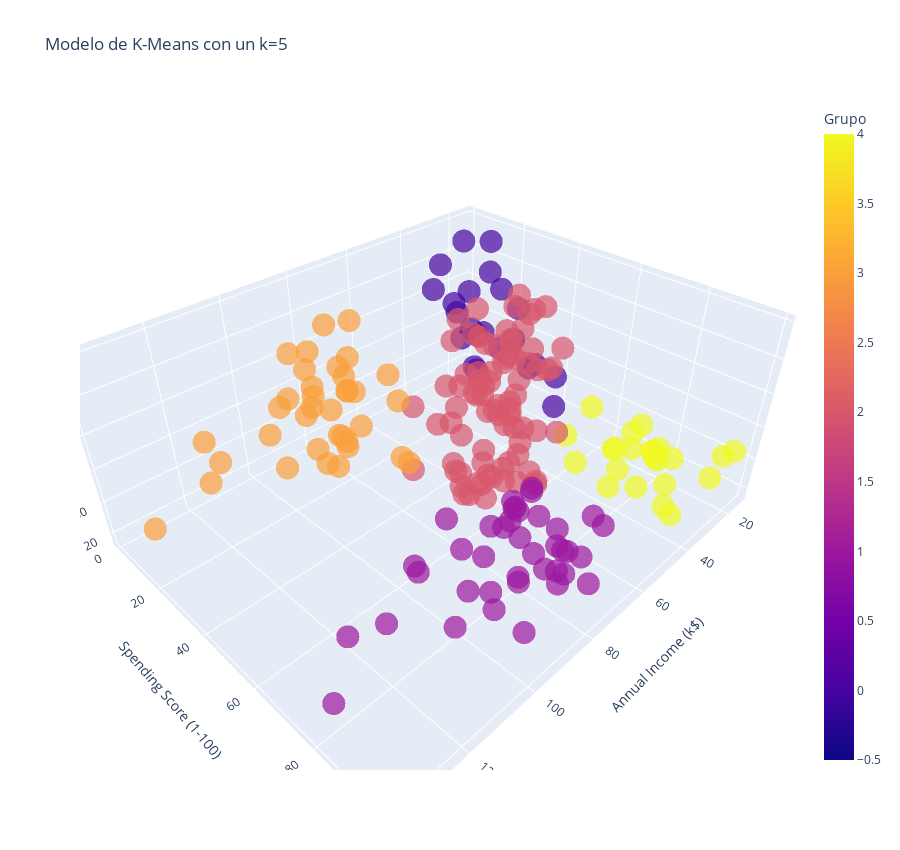

Source (notebook cell):
### Code cell
# Crear un modelo 3D de los datos agrupados

Grafica_3D = px.scatter_3d(Datos, x='Annual Income (k$)', y='Spending Score (1-100)', z='Age', color='Grupo', symbol='Grupo', symbol_map={0: 'circle', 1: 'circle', 2: 'circle', 3: 'circle', 4: 'circle', 5: 'circle'}, opacity=0.7, width=900, height=850, title=f'Modelo de K-Means con un k={5}', labels={'label': 'Cluster'}, color_discrete_map={})
Grafica_3D.update_layout(showlegend=False)

### Figure 1 — Plotly figure (JSON) as saved in the notebook; plotly's stock layout.template omitted (floating-point values rounded to 4 significant figures)
{"data": [{"hovertemplate": "Grupo=%{marker.color}<br>Annual Income (k$)=%{x}<br>Spending Score (1-100)=%{y}<br>Age=%{z}<extra></extra>", "legendgroup": "0", "marker": {"color": [0, 0, 0, 0, 0, 0, 0, 0, 0, 0, 0, 0, 0, 0, 0, 0, 0, 0, 0, 0, 0, 0, 0], "coloraxis": "coloraxis", "opacity": 0.7, "symbol": "circle"}, "mode": "markers", "name": "0", "scene": "scene", "showlegend": true, "type": "scatter3d", "x": [15, 16, 17, 18, 19, 19, 20, 20, 21, 23, 24, 25, 28, 28, 29, 30, 33, 33, 34, 37, 38, 39, 39], "y": [39, 6, 40, 6, 3, 14, 15, 13, 35, 29, 35, 5, 14, 32, 31, 4, 4, 14, 17, 26, 35, 36, 28], "z": [19, 20, 31, 35, 64, 67, 58, 37, 35, 52, 35, 46, 54, 45, 40, 60, 53, 49, 42, 36, 65, 48, 49]}, {"hovertemplate": "Grupo=%{marker.color}<br>Annual Income (k$)=%{x}<br>Spending Score (1-100)=%{y}<br>Age=%{z}<extra></extra>", "legendgroup": "4", "marker": {"color": [4, 4, 4, 4, 4, 4, 4, 4, 4, 4, 4, 4, 4, 4, 4, 4, 4, 4, 4, 4, 4, 4, 4], "coloraxis": "coloraxis", "opacity": 0.7, "symbol": "circle"}, "mode": "markers", "name": "4", "scene": "scene", "showlegend": true, "type": "scatter3d", "x": [15, 16, 17, 18, 19, 19, 20, 20, 21, 23, 24, 25, 28, 28, 29, 30, 33, 33, 34, 37, 38, 39, 39], "y": [81, 77, 76, 94, 72, 99, 77, 79, 66, 98, 73, 73, 82, 61, 87, 73, 92, 81, 73, 75, 92, 61, 65], "z": [21, 23, 22, 23, 30, 35, 24, 22, 20, 35, 25, 31, 29, 35, 23, 21, 18, 21, 30, 20, 24, 31, 24]}, {"hovertemplate": "Grupo=%{marker.color}<br>Annual Income (k$)=%{x}<br>Spending Score (1-100)=%{y}<br>Age=%{z}<extra></extra>", "legendgroup": "2", "marker": {"color": [2, 2, 2, 2, 2, 2, 2, 2, 2, 2, 2, 2, 2, 2, 2, 2, 2, 2, 2, 2, 2, 2, 2, 2, 2, 2, 2, 2, 2, 2, 2, 2, 2, 2, 2, 2, 2, 2, 2, 2, 2, 2, 2, 2, 2, 2, 2, 2, 2, 2, 2, 2, 2, 2, 2, 2, 2, 2, 2, 2, 2, 2, 2, 2, 2, 2, 2, 2, 2, 2, 2, 2, 2, 2, 2, 2, 2, 2, 2], "coloraxis": "coloraxis", "opacity": 0.7, "symbol": "circle"}, "mode": "markers", "name": "2", "scene": "scene", "showlegend": true, "type": "scatter3d", "x": [40, 40, 40, 40, 42, 42, 43, 43, 43, 43, 44, 44, 46, 46, 46, 46, 47, 47, 48, 48, 48, 48, 48, 48, 49, 49, 50, 50, 54, 54, 54, 54, 54, 54, 54, 54, 54, 54, 54, 54, 57, 57, 58, 58, 59, 59, 60, 60, 60, 60, 60, 60, 61, 61, 62, 62, 62, 62, 62, 62, 63, 63, 63, 63, 63, 63, 64, 64, 65, 65, 65, 65, 67, 67, 67, 67, 69, 71, 76], "y": [55, 47, 42, 42, 52, 60, 54, 60, 45, 41, 50, 46, 51, 46, 56, 55, 52, 59, 51, 59, 50, 48, 59, 47, 55, 42, 49, 56, 47, 54, 53, 48, 52, 42, 51, 55, 41, 44, 57, 46, 58, 55, 60, 46, 55, 41, 49, 40, 42, 52, 47, 50, 42, 49, 41, 48, 59, 55, 56, 42, 50, 46, 43, 48, 52, 54, 42, 46, 48, 50, 43, 59, 43, 57, 56, 40, 58, 35, 40], "z": [50, 27, 29, 31, 49, 33, 31, 59, 50, 47, 51, 69, 27, 53, 70, 19, 67, 54, 63, 18, 43, 68, 19, 32, 70, 47, 60, 60, 59, 26, 45, 40, 23, 49, 57, 38, 67, 46, 21, 48, 55, 22, 34, 50, 68, 18, 48, 40, 32, 24, 47, 27, 48, 20, 23, 49, 67, 26, 49, 21, 66, 54, 68, 66, 65, 19, 38, 19, 18, 19, 63, 49, 51, 50, 27, 38, 40, 43, 28]}, {"hovertemplate": "Grupo=%{marker.color}<br>Annual Income (k$)=%{x}<br>Spending Score (1-100)=%{y}<br>Age=%{z}<extra></extra>", "legendgroup": "1", "marker": {"color": [1, 1, 1, 1, 1, 1, 1, 1, 1, 1, 1, 1, 1, 1, 1, 1, 1, 1, 1, 1, 1, 1, 1, 1, 1, 1, 1, 1, 1, 1, 1, 1, 1, 1, 1, 1, 1, 1, 1], "coloraxis": "coloraxis", "opacity": 0.7, "symbol": "circle"}, "mode": "markers", "name": "1", "scene": "scene", "showlegend": true, "type": "scatter3d", "x": [69, 70, 71, 71, 71, 72, 73, 73, 74, 75, 76, 77, 77, 78, 78, 78, 78, 78, 78, 79, 81, 85, 86, 87, 87, 87, 88, 88, 93, 97, 98, 99, 101, 103, 103, 113, 120, 126, 137], "y": [91, 77, 95, 75, 75, 71, 88, 73, 72, 93, 87, 97, 74, 90, 88, 76, 89, 78, 73, 83, 93, 75, 95, 63, 75, 92, 86, 69, 90, 86, 88, 97, 68, 85, 69, 91, 79, 74, 83], "z": [39, 31, 40, 38, 39, 31, 29, 32, 35, 32, 32, 28, 32, 34, 39, 38, 27, 30, 30, 29, 31, 36, 33, 32, 28, 36, 30, 27, 35, 32, 29, 30, 28, 36, 32, 38, 35, 32, 30]}, {"hovertemplate": "Grupo=%{marker.color}<br>Annual Income (k$)=%{x}<br>Spending Score (1-100)=%{y}<br>Age=%{z}<extra></extra>", "legendgroup": "3", "marker": {"color": [3, 3, 3, 3, 3, 3, 3, 3, 3, 3, 3, 3, 3, 3, 3, 3, 3, 3, 3, 3, 3, 3, 3, 3, 3, 3, 3, 3, 3, 3, 3, 3, 3, 3, 3, 3], "coloraxis": "coloraxis", "opacity": 0.7, "symbol": "circle"}, "mode": "markers", "name": "3", "scene": "scene", "showlegend": true, "type": "scatter3d", "x": [70, 71, 71, 72, 73, 73, 74, 75, 77, 77, 78, 78, 78, 78, 78, 78, 79, 81, 85, 86, 87, 87, 87, 88, 88, 93, 97, 98, 99, 101, 103, 103, 113, 120, 126, 137], "y": [29, 11, 9, 34, 5, 7, 10, 5, 12, 36, 22, 17, 20, 16, 1, 1, 35, 5, 26, 20, 27, 13, 10, 13, 15, 14, 32, 15, 39, 24, 17, 23, 8, 16, 28, 18], "z": [23, 59, 47, 25, 20, 44, 19, 57, 25, 48, 34, 43, 44, 47, 37, 34, 56, 19, 50, 42, 36, 40, 36, 52, 58, 59, 37, 46, 41, 54, 41, 34, 33, 47, 45, 32]}], "layout": {"coloraxis": {"colorbar": {"title": {"text": "Grupo"}}, "colorscale": [[0, "#0d0887"], [0.1111, "#46039f"], [0.2222, "#7201a8"], [0.3333, "#9c179e"], [0.4444, "#bd3786"], [0.5556, "#d8576b"], [0.6667, "#ed7953"], [0.7778, "#fb9f3a"], [0.8889, "#fdca26"], [1, "#f0f921"]]}, "height": 850, "legend": {"title": {"text": "Grupo"}, "tracegroupgap": 0}, "scene": {"domain": {"x": [0, 1], "y": [0, 1]}, "xaxis": {"title": {"text": "Annual Income (k$)"}}, "yaxis": {"title": {"text": "Spending Score (1-100)"}}, "zaxis": {"title": {"text": "Age"}}}, "showlegend": false, "title": {"text": "Modelo de K-Means con un k=5"}, "width": 900}}
